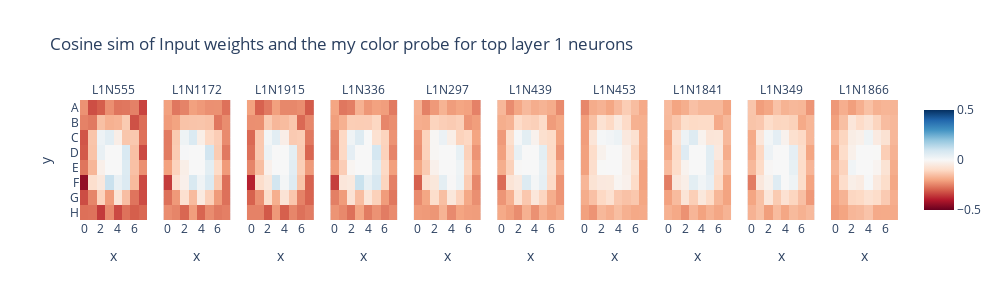
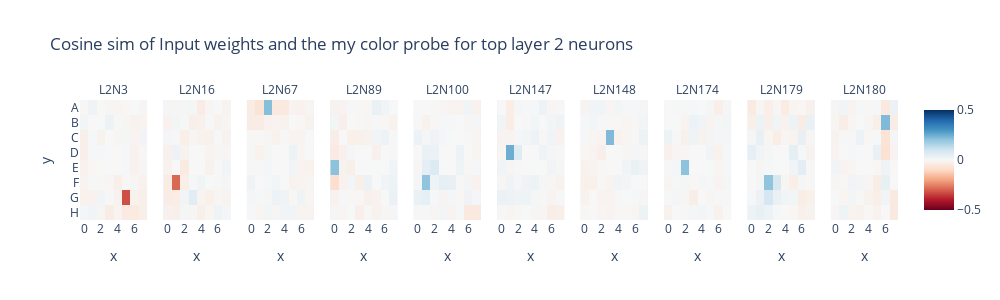
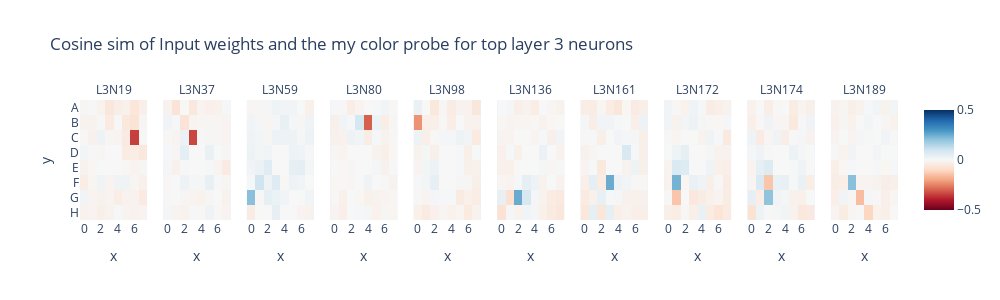
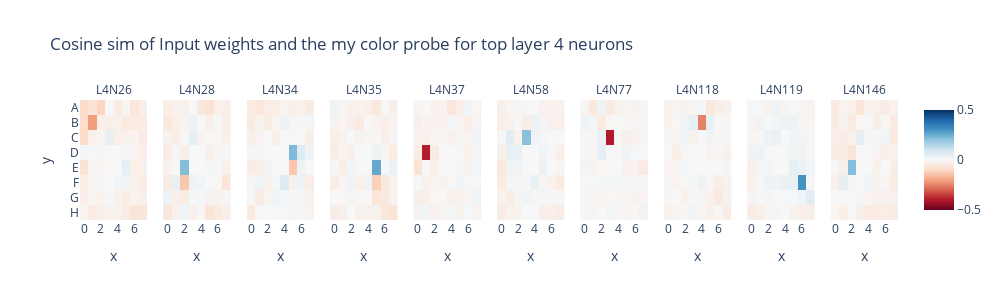

Notebook code for these charts, in order:
### Code cell
layers = list(range(0, 8))
mode = 0 # ["empty", "own", "enemy"]
seed = 114514
threshold = 0.2

model_location = f"trained_model_full_12_{seed}.pkl"
with open(model_location, 'rb') as f:
    othello_gpt=torch.load(f, map_location=device)

for layer in layers:
    # Probe
    probe_path = f"probes/12layer/12_probe_layer_{layer}_{seed}_trimmed.pkl"
    full_linear_probe = torch.load(probe_path)
    my_probe_W = full_linear_probe[f'classifier.{mode}.weight'] # (64, 512)
    my_probe_W = my_probe_W.t()
    my_probe_W[:, [27, 28, 35, 36]] = 0.
    my_probe_normalised = my_probe_W / my_probe_W.norm(dim=0, keepdim=True) # torch.Size([512, 64])
    my_probe_normalised[my_probe_normalised.isnan()] = 0.

    # Weight
    weight_in_key = f"blocks.{layer}.mlp_sublayer.encode.weight"
    
    heatmaps_my = []
    w_in = othello_gpt.state_dict()[weight_in_key] # torch.Size([512, 2048])
    w_in /= w_in.norm(dim=0, keepdim=True)
    for neuron in range(0, 2048):
        neuron_weight = w_in[neuron, :]
        heatmaps_my.append((neuron_weight[:, None] * my_probe_normalised).sum(dim=0))
        
    heatmaps_my = torch.stack(heatmaps_my)
    heatmaps_my_id = (heatmaps_my.abs()>threshold).sum(dim=1).argsort(descending=True)[:10]
    activate_neuron_num = (heatmaps_my.abs()>threshold).sum(dim=1)
    print(f"Layer {layer+1} has {activate_neuron_num.sum()} neurons activated with threshold {threshold}")
    heatmaps_my = heatmaps_my.reshape(-1, 8, 8)
    # print(heatmaps_my.shape)
    heatmaps_my = heatmaps_my[heatmaps_my_id]

    imshow(heatmaps_my,
        facet_col=0,
        y=[i for i in "ABCDEFGH"],
        title=f"Cosine sim of Input weights and the my color probe for top layer {layer+1} neurons",
        facet_labels=[f"L{layer+1}N{n.item()}" for n in heatmaps_my_id],
        range_color=[-0.5, 0.5],
        width=1000,
        height=300,)
